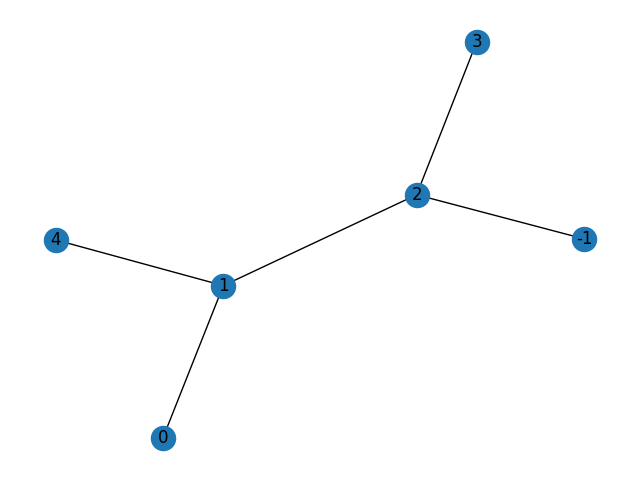

The script that saved this image:
"""Functions for generating trees."""
from collections import defaultdict
import networkx as nx
import matplotlib.pyplot as plt
import networkx as nx
from networkx.utils import py_random_state

__all__ = ["prefix_tree", "random_tree", "prefix_tree_recursive"]


def prefix_tree(paths):
    """Creates a directed prefix tree from a list of paths.

    Usually the paths are described as strings or lists of integers.

    A "prefix tree" represents the prefix structure of the strings.
    Each node represents a prefix of some string. The root represents
    the empty prefix with children for the single letter prefixes which
    in turn have children for each double letter prefix starting with
    the single letter corresponding to the parent node, and so on.

    More generally the prefixes do not need to be strings. A prefix refers
    to the start of a sequence. The root has children for each one element
    prefix and they have children for each two element prefix that starts
    with the one element sequence of the parent, and so on.

    Note that this implementation uses integer nodes with an attribute.
    Each node has an attribute "source" whose value is the original element
    of the path to which this node corresponds. For example, suppose `paths`
    consists of one path: "can". Then the nodes `[1, 2, 3]` which represent
    this path have "source" values "c", "a" and "n".

    All the descendants of a node have a common prefix in the sequence/path
    associated with that node. From the returned tree, the prefix for each
    node can be constructed by traversing the tree up to the root and
    accumulating the "source" values along the way.

    The root node is always `0` and has "source" attribute `None`.
    The root is the only node with in-degree zero.
    The nil node is always `-1` and has "source" attribute `"NIL"`.
    The nil node is the only node with out-degree zero.


    Parameters
    ----------
    paths: iterable of paths
        An iterable of paths which are themselves sequences.
        Matching prefixes among these sequences are identified with
        nodes of the prefix tree. One leaf of the tree is associated
        with each path. (Identical paths are associated with the same
        leaf of the tree.)


    Returns
    -------
    tree: DiGraph
        A directed graph representing an arborescence consisting of the
        prefix tree generated by `paths`. Nodes are directed "downward",
        from parent to child. A special "synthetic" root node is added
        to be the parent of the first node in each path. A special
        "synthetic" leaf node, the "nil" node `-1`, is added to be the child
        of all nodes representing the last element in a path. (The
        addition of this nil node technically makes this not an
        arborescence but a directed acyclic graph; removing the nil node
        makes it an arborescence.)


    Notes
    -----
    The prefix tree is also known as a *trie*.


    Examples
    --------
    Create a prefix tree from a list of strings with common prefixes::

        >>> paths = ["ab", "abs", "ad"]
        >>> T = nx.prefix_tree(paths)
        >>> list(T.edges)
        [(0, 1), (1, 2), (1, 4), (2, -1), (2, 3), (3, -1), (4, -1)]

    The leaf nodes can be obtained as predecessors of the nil node::

        >>> root, NIL = 0, -1
        >>> list(T.predecessors(NIL))
        [2, 3, 4]

    To recover the original paths that generated the prefix tree,
    traverse up the tree from the node `-1` to the node `0`::

        >>> recovered = []
        >>> for v in T.predecessors(NIL):
        ...     prefix = ""
        ...     while v != root:
        ...         prefix = str(T.nodes[v]["source"]) + prefix
        ...         v = next(T.predecessors(v))  # only one predecessor
        ...     recovered.append(prefix)
        >>> sorted(recovered)
        ['ab', 'abs', 'ad']
    """

    def get_children(parent, paths):
        children = defaultdict(list)
        # Populate dictionary with key(s) as the child/children of the root and
        # value(s) as the remaining paths of the corresponding child/children
        for path in paths:
            # If path is empty, we add an edge to the NIL node.
            if not path:
                tree.add_edge(parent, NIL)
                continue
            child, *rest = path
            # `child` may exist as the head of more than one path in `paths`.
            children[child].append(rest)
        return children

    # Initialize the prefix tree with a root node and a nil node.
    tree = nx.DiGraph()
    root = 0
    tree.add_node(root, source=None)
    NIL = -1
    tree.add_node(NIL, source="NIL")
    children = get_children(root, paths)
    stack = [(root, iter(children.items()))]
    while stack:
        parent, remaining_children = stack[-1]
        try:
            child, remaining_paths = next(remaining_children)
        # Pop item off stack if there are no remaining children
        except StopIteration:
            stack.pop()
            continue
        # We relabel each child with an unused name.
        new_name = len(tree) - 1
        # The "source" node attribute stores the original node name.
        tree.add_node(new_name, source=child)
        tree.add_edge(parent, new_name)
        children = get_children(new_name, remaining_paths)
        stack.append((new_name, iter(children.items())))

    return tree


def prefix_tree_recursive(paths):
    """Recursively creates a directed prefix tree from a list of paths.

    The original recursive version of prefix_tree for comparison. It is
    the same algorithm but the recursion is unrolled onto a stack.

    Usually the paths are described as strings or lists of integers.

    A "prefix tree" represents the prefix structure of the strings.
    Each node represents a prefix of some string. The root represents
    the empty prefix with children for the single letter prefixes which
    in turn have children for each double letter prefix starting with
    the single letter corresponding to the parent node, and so on.

    More generally the prefixes do not need to be strings. A prefix refers
    to the start of a sequence. The root has children for each one element
    prefix and they have children for each two element prefix that starts
    with the one element sequence of the parent, and so on.

    Note that this implementation uses integer nodes with an attribute.
    Each node has an attribute "source" whose value is the original element
    of the path to which this node corresponds. For example, suppose `paths`
    consists of one path: "can". Then the nodes `[1, 2, 3]` which represent
    this path have "source" values "c", "a" and "n".

    All the descendants of a node have a common prefix in the sequence/path
    associated with that node. From the returned tree, ehe prefix for each
    node can be constructed by traversing the tree up to the root and
    accumulating the "source" values along the way.

    The root node is always `0` and has "source" attribute `None`.
    The root is the only node with in-degree zero.
    The nil node is always `-1` and has "source" attribute `"NIL"`.
    The nil node is the only node with out-degree zero.


    Parameters
    ----------
    paths: iterable of paths
        An iterable of paths which are themselves sequences.
        Matching prefixes among these sequences are identified with
        nodes of the prefix tree. One leaf of the tree is associated
        with each path. (Identical paths are associated with the same
        leaf of the tree.)


    Returns
    -------
    tree: DiGraph
        A directed graph representing an arborescence consisting of the
        prefix tree generated by `paths`. Nodes are directed "downward",
        from parent to child. A special "synthetic" root node is added
        to be the parent of the first node in each path. A special
        "synthetic" leaf node, the "nil" node `-1`, is added to be the child
        of all nodes representing the last element in a path. (The
        addition of this nil node technically makes this not an
        arborescence but a directed acyclic graph; removing the nil node
        makes it an arborescence.)


    Notes
    -----
    The prefix tree is also known as a *trie*.


    Examples
    --------
    Create a prefix tree from a list of strings with common prefixes::

        >>> paths = ["ab", "abs", "ad"]
        >>> T = nx.prefix_tree(paths)
        >>> list(T.edges)
        [(0, 1), (1, 2), (1, 4), (2, -1), (2, 3), (3, -1), (4, -1)]

    The leaf nodes can be obtained as predecessors of the nil node.

        >>> root, NIL = 0, -1
        >>> list(T.predecessors(NIL))
        [2, 3, 4]

    To recover the original paths that generated the prefix tree,
    traverse up the tree from the node `-1` to the node `0`::

        >>> recovered = []
        >>> for v in T.predecessors(NIL):
        ...     prefix = ""
        ...     while v != root:
        ...         prefix = str(T.nodes[v]["source"]) + prefix
        ...         v = next(T.predecessors(v))  # only one predecessor
        ...     recovered.append(prefix)
        >>> sorted(recovered)
        ['ab', 'abs', 'ad']
    """

    def _helper(paths, root, tree):
        """Recursively create a trie from the given list of paths.

        `paths` is a list of paths, each of which is itself a list of
        nodes, relative to the given `root` (but not including it). This
        list of paths will be interpreted as a tree-like structure, in
        which two paths that share a prefix represent two branches of
        the tree with the same initial segment.

        `root` is the parent of the node at index 0 in each path.

        `tree` is the "accumulator", the :class:`networkx.DiGraph`
        representing the branching to which the new nodes and edges will
        be added.

        """
        # For each path, remove the first node and make it a child of root.
        # Any remaining paths then get processed recursively.
        children = defaultdict(list)
        for path in paths:
            # If path is empty, we add an edge to the NIL node.
            if not path:
                tree.add_edge(root, NIL)
                continue
            child, *rest = path
            # `child` may exist as the head of more than one path in `paths`.
            children[child].append(rest)
        # Add a node for each child, connect root, recurse to remaining paths
        for child, remaining_paths in children.items():
            # We relabel each child with an unused name.
            new_name = len(tree) - 1
            # The "source" node attribute stores the original node name.
            tree.add_node(new_name, source=child)
            tree.add_edge(root, new_name)
            _helper(remaining_paths, new_name, tree)

    # Initialize the prefix tree with a root node and a nil node.
    tree = nx.DiGraph()
    root = 0
    tree.add_node(root, source=None)
    NIL = -1
    tree.add_node(NIL, source="NIL")
    # Populate the tree.
    _helper(paths, root, tree)
    return tree


# From the Wikipedia article on Prüfer sequences:
#
# > Generating uniformly distributed random Prüfer sequences and
# > converting them into the corresponding trees is a straightforward
# > method of generating uniformly distributed random labelled trees.
#
# > The algorithm is as follows. First, a random Prüfer sequence is

def random_tree(n, seed=None, create_using=None):
    """Returns a uniformly random tree on `n` nodes.

    Parameters
    ----------
    n : int
        A positive integer representing the number of nodes in the tree.
    seed : integer, random_state, or None (default)
        Indicator of random number generation state.
        See :ref:`Randomness<randomness>`.
    create_using : NetworkX graph constructor, optional (default=nx.Graph)
        Graph type to create. If graph instance, then cleared before populated.

    Returns
    -------
    NetworkX graph
        A tree, given as an undirected graph, whose nodes are numbers in
        the set {0, …, *n* - 1}.

    Raises
    ------
    NetworkXPointlessConcept
        If `n` is zero (because the null graph is not a tree).

    Notes
    -----
    The current implementation of this function generates a uniformly
    random Prüfer sequence then converts that to a tree via the
    :func:`~networkx.from_prufer_sequence` function. Since there is a
    bijection between Prüfer sequences of length *n* - 2 and trees on
    *n* nodes, the tree is chosen uniformly at random from the set of
    all trees on *n* nodes.

    Examples
    --------
    >>> tree = nx.random_tree(n=10, seed=0)
    >>> print(nx.forest_str(tree, sources=[0]))
    ╙── 0
        ├── 3
        └── 4
            ├── 6
            │   ├── 1
            │   ├── 2
            │   └── 7
            │       └── 8
            │           └── 5
            └── 9

    >>> tree = nx.random_tree(n=10, seed=0, create_using=nx.DiGraph)
    >>> print(nx.forest_str(tree))
    ╙── 0
        ├─╼ 3
        └─╼ 4
            ├─╼ 6
            │   ├─╼ 1
            │   ├─╼ 2
            │   └─╼ 7
            │       └─╼ 8
            │           └─╼ 5
            └─╼ 9
    """
    if n == 0:
        raise nx.NetworkXPointlessConcept("the null graph is not a tree")
    # Cannot create a Prüfer sequence unless `n` is at least two.
    if n == 1:
        utree = nx.empty_graph(1, create_using)
    else:
        sequence = [seed.choice(range(n)) for i in range(n - 2)]
        utree = nx.from_prufer_sequence(sequence)

    if create_using is None:
        tree = utree
    else:
        tree = nx.empty_graph(0, create_using)
        if tree.is_directed():
            # Use a arbitrary root node and dfs to define edge directions
            edges = nx.dfs_edges(utree, source=0)
        else:
            edges = utree.edges

        # Populate the specified graph type
        tree.add_nodes_from(utree.nodes)
        tree.add_edges_from(edges)

    return tree


# tree = nx.random_tree(n=10, seed=0)
# print(nx.forest_str(tree, sources=[0]))

''' Create a prefix tree from a list of strings with common prefixes:: '''

paths = ["charmander", "charmeleon", "charizard",
         "squirtle", "wartortle", "blastoise"]
T = nx.prefix_tree(paths)
# list(T.edges)
# print(list(T.edges))

g = nx.Graph()

g.add_edge(0, 1)
g.add_edge(1, 2)
g.add_edge(1, 4)
g.add_edge(2, -1)
g.add_edge(2, 3)


# drawing in spectral layout
nx.draw(g, with_labels=True)
# plt.savefig("filename4.png")
plt.savefig("whatisthis.png")
